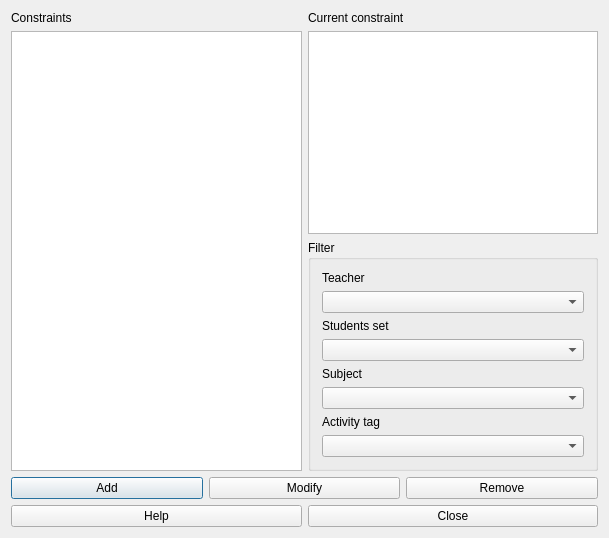
<?xml version="1.0" encoding="UTF-8"?>
<ui version="4.0">
 <class>ConstraintActivitiesMaxHourlySpanForm_template</class>
 <widget class="QDialog" name="ConstraintActivitiesMaxHourlySpanForm_template">
  <property name="geometry">
   <rect>
    <x>0</x>
    <y>0</y>
    <width>609</width>
    <height>538</height>
   </rect>
  </property>
  <property name="windowTitle">
   <string extracomment="This is the title of the dialog to see the list of all constraints of this type">Constraints activities max hourly span</string>
  </property>
  <layout class="QGridLayout" name="gridLayout_2">
   <item row="1" column="0">
    <layout class="QHBoxLayout">
     <item>
      <widget class="QPushButton" name="addConstraintPushButton">
       <property name="text">
        <string>Add</string>
       </property>
      </widget>
     </item>
     <item>
      <widget class="QPushButton" name="modifyConstraintPushButton">
       <property name="text">
        <string>Modify</string>
       </property>
      </widget>
     </item>
     <item>
      <widget class="QPushButton" name="removeConstraintPushButton">
       <property name="text">
        <string>Remove</string>
       </property>
      </widget>
     </item>
    </layout>
   </item>
   <item row="2" column="0">
    <layout class="QHBoxLayout">
     <item>
      <widget class="QPushButton" name="helpPushButton">
       <property name="text">
        <string>Help</string>
       </property>
      </widget>
     </item>
     <item>
      <widget class="QPushButton" name="closePushButton">
       <property name="text">
        <string>Close</string>
       </property>
      </widget>
     </item>
    </layout>
   </item>
   <item row="0" column="0">
    <layout class="QHBoxLayout" name="horizontalLayout">
     <item>
      <layout class="QVBoxLayout" name="verticalLayout">
       <item>
        <widget class="QLabel" name="constraintsTextLabel">
         <property name="frameShape">
          <enum>QFrame::NoFrame</enum>
         </property>
         <property name="frameShadow">
          <enum>QFrame::Plain</enum>
         </property>
         <property name="text">
          <string>Constraints</string>
         </property>
         <property name="wordWrap">
          <bool>false</bool>
         </property>
        </widget>
       </item>
       <item>
        <widget class="QListWidget" name="constraintsListWidget"/>
       </item>
      </layout>
     </item>
     <item>
      <layout class="QVBoxLayout" name="verticalLayout_3">
       <item>
        <layout class="QVBoxLayout" name="verticalLayout_2">
         <item>
          <widget class="QLabel" name="currentConstraintTextLabel">
           <property name="text">
            <string>Current constraint</string>
           </property>
           <property name="wordWrap">
            <bool>false</bool>
           </property>
          </widget>
         </item>
         <item>
          <widget class="QPlainTextEdit" name="currentConstraintTextEdit"/>
         </item>
        </layout>
       </item>
       <item>
        <widget class="QGroupBox" name="filterGroupBox">
         <property name="title">
          <string>Filter</string>
         </property>
         <layout class="QGridLayout" name="gridLayout">
          <item row="0" column="0">
           <widget class="QLabel" name="teachersTextLabel">
            <property name="text">
             <string>Teacher</string>
            </property>
            <property name="wordWrap">
             <bool>false</bool>
            </property>
           </widget>
          </item>
          <item row="1" column="0">
           <widget class="QComboBox" name="teachersComboBox"/>
          </item>
          <item row="2" column="0">
           <widget class="QLabel" name="studentsTextLabel">
            <property name="text">
             <string>Students set</string>
            </property>
            <property name="wordWrap">
             <bool>false</bool>
            </property>
           </widget>
          </item>
          <item row="3" column="0">
           <widget class="QComboBox" name="studentsComboBox"/>
          </item>
          <item row="4" column="0">
           <widget class="QLabel" name="subjectsTextLabel">
            <property name="text">
             <string>Subject</string>
            </property>
            <property name="wordWrap">
             <bool>false</bool>
            </property>
           </widget>
          </item>
          <item row="5" column="0">
           <widget class="QComboBox" name="subjectsComboBox"/>
          </item>
          <item row="6" column="0">
           <widget class="QLabel" name="activityTagsTextLabel">
            <property name="text">
             <string>Activity tag</string>
            </property>
            <property name="wordWrap">
             <bool>false</bool>
            </property>
           </widget>
          </item>
          <item row="7" column="0">
           <widget class="QComboBox" name="activityTagsComboBox"/>
          </item>
         </layout>
        </widget>
       </item>
      </layout>
     </item>
    </layout>
   </item>
  </layout>
 </widget>
 <layoutdefault spacing="6" margin="11"/>
 <resources/>
 <connections/>
</ui>
